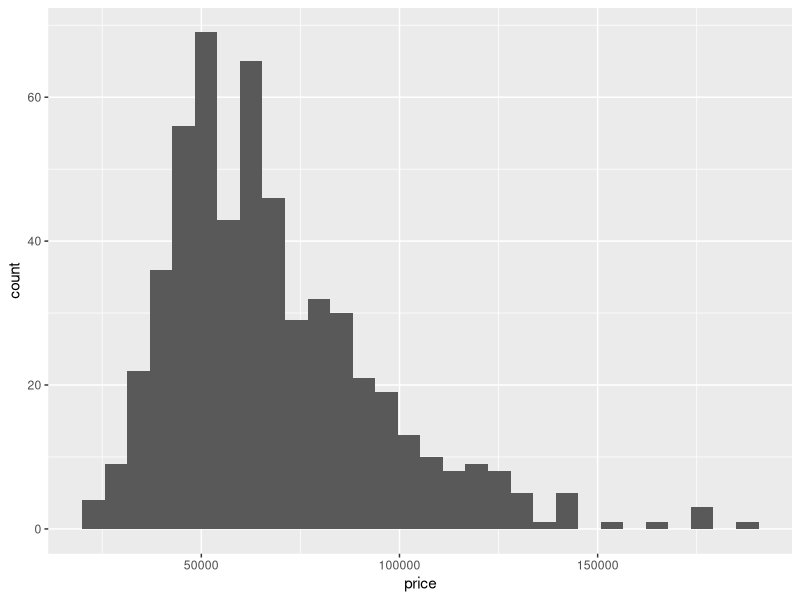
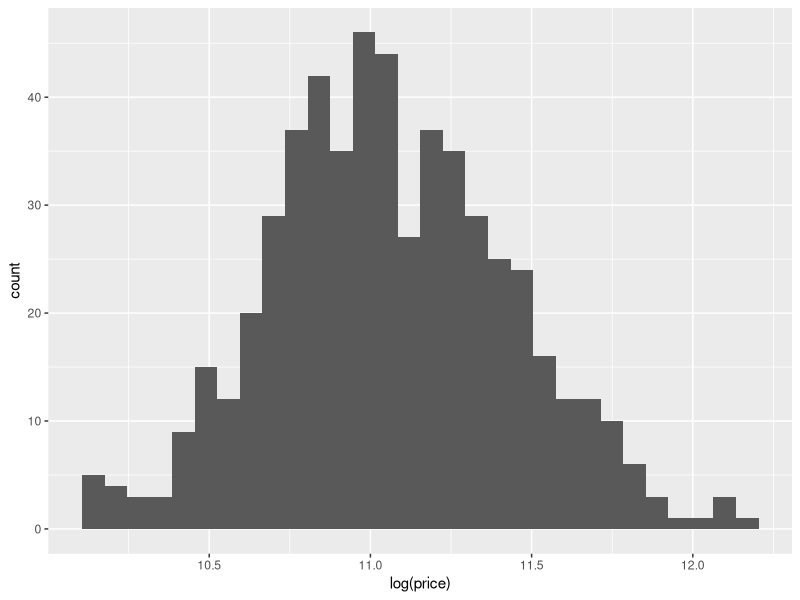
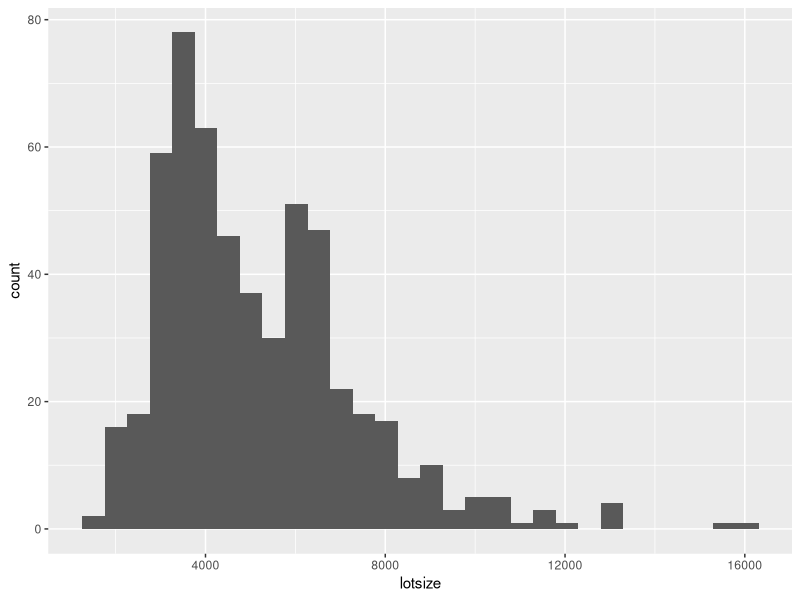
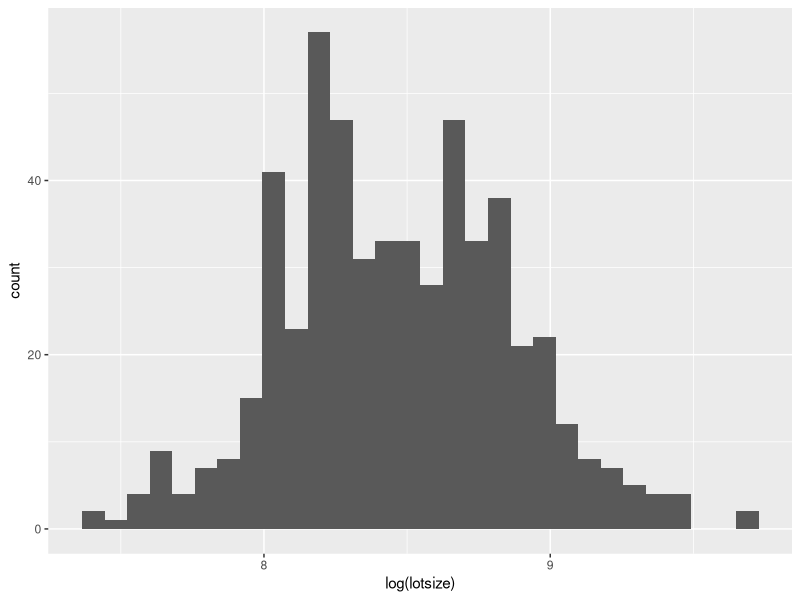
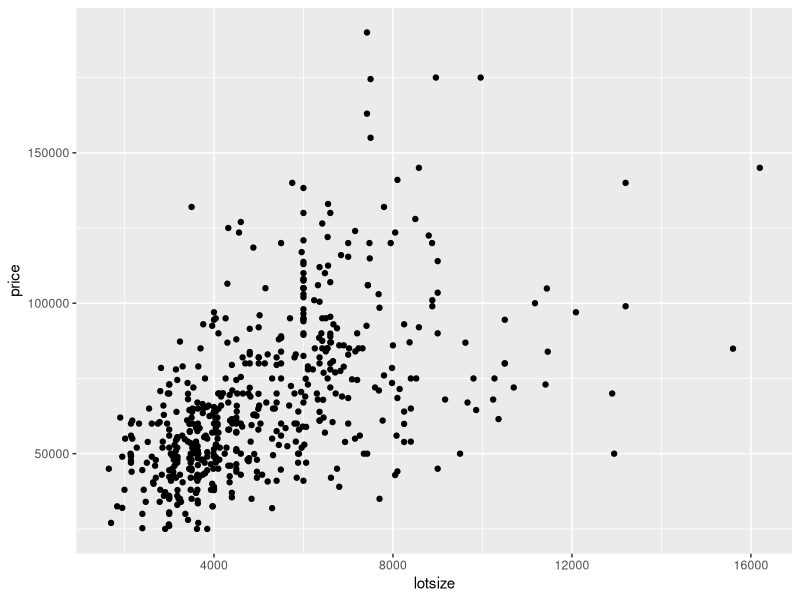
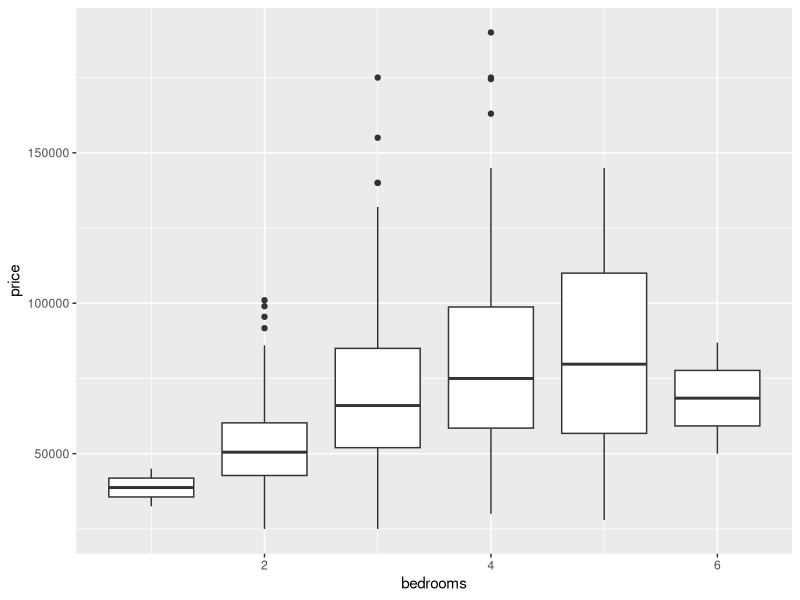
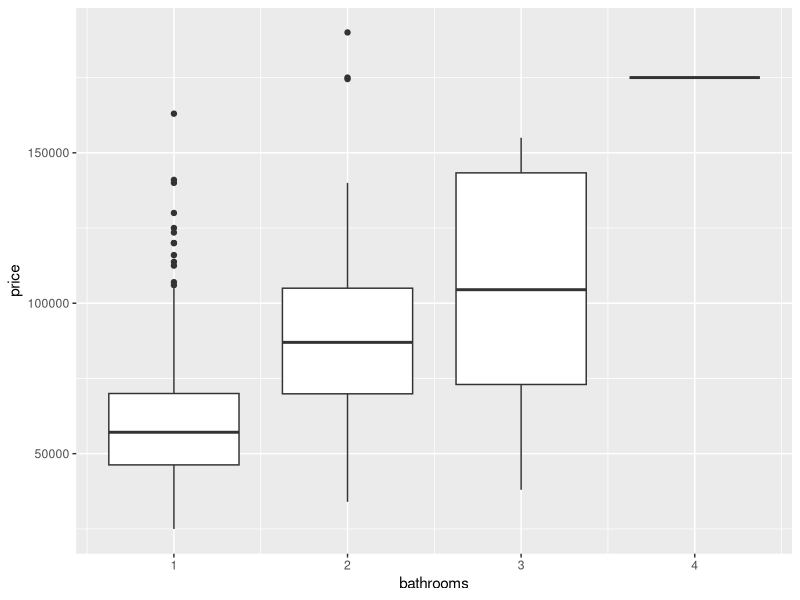
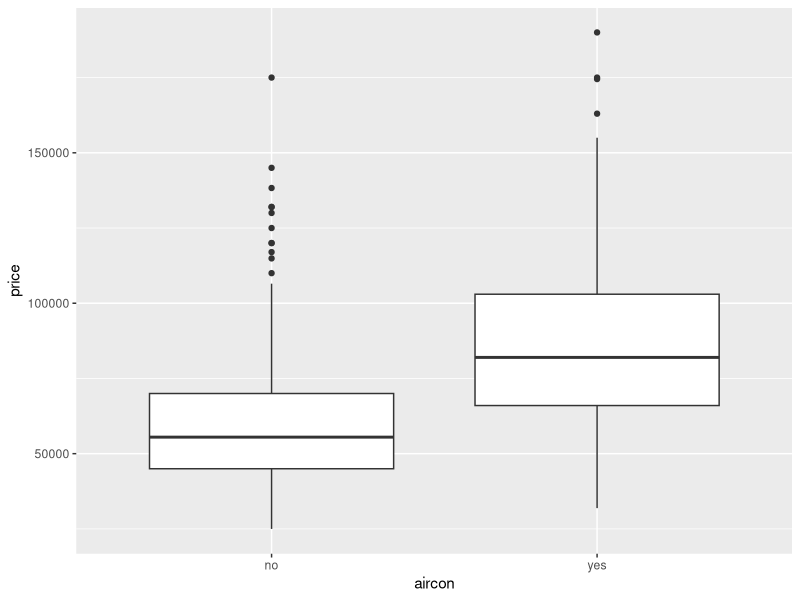

Generate these figures, in order, with R: (Note: this script raises an error after producing the figures.)
## ---- chunk 1
library(dplyr) # greatly simpifies data munging
library(ggplot2) # a good R visualization package
## ---- chunk 2
# Read in data as csv and drop variables 'X' and 'prefer'
df <- read.csv("HousePrices.csv") %>% select(-X, -prefer)

# Get the number of rows using the nrow() function
num.rows <- nrow(df) 

# Print the result to console
print(paste0('number of rows in dataset = ', num.rows))

# Output the first chuck of the dataframe to the output
head(df)

## ---- chunk 3
# Use the summary() function to summarize the columns in the dataframe
summary(df)

## ---- chunk 4
# Plot a histogram of price
ggplot(data=df, aes(x=price)) + geom_histogram()

# Plot a histogram of the log of price
ggplot(data=df, aes(x=log(price))) + geom_histogram()

# Plot the distribution of lotsize
ggplot(data=df, aes(x=lotsize)) + geom_histogram()

# Plot distrubtion of lotsize on logscale
ggplot(data=df, aes(x=log(lotsize))) + geom_histogram()

# Look at relationship between price and lotsize
ggplot(data=df, aes(x=lotsize, y=price)) + geom_point()

# Look at relationship between price and bedrooms
ggplot(data=df, aes(x=bedrooms, y=price, group=bedrooms)) + geom_boxplot()

# Look at relationship between price and bathrooms
ggplot(data=df, aes(x=bathrooms, y=price, group=bathrooms)) + geom_boxplot()

# Look at relationship between price and air conditioners
ggplot(data=df, aes(x=aircon, y=price, group=aircon)) + geom_boxplot()

# Look at relationship between price and garage
ggplot(data=df, aes(x=garage, y=price, group=garage)) + geom_boxplot()

# Look at relationship between price and stories
ggplot(data=df, aes(x=stories, y=price, group=stories)) + geom_boxplot()
## ---- chunk 5
# A word on lingo:
# Stats: I need to dummy the factor variables before I estimate the correlation matrix. 
# ML: I need to one hot encode the categorical variables before I compute the correlation matrix. 


# dplyr makes this so easy to apply data transformations in a simple flow
correlation.df <- df %>% mutate(driveway = ifelse(driveway == "yes", 1, 0)) %>% # redefine driveway variable as 1 or 0
                  mutate(recreation = ifelse(recreation == "yes", 1, 0)) %>% # redefine recreation variable as 1 or 0
                  mutate(fullbase = ifelse(fullbase == "yes", 1, 0)) %>% # redefine fullbase variable as 1 or 0
                  mutate(gasheat = ifelse(gasheat == "yes", 1, 0)) %>% # redefine gasheat variable as 1 or 0
                  mutate(aircon = ifelse(aircon == "yes", 1, 0)) %>%  # redefine aircon variable as 1 or 0
                  cor(x=., method="kendall") %>% as.data.frame() %>% round(., 2) # apply the correlation function to the result

# A note correlation methods available in cor(). method = "kendall" or "pearson"
# "kendall" is a nonparametric method for determining the correlation between two numeric variables, doesn't have to be linear
# "pearson" measures linear relationship between two numeric variables. 


# Output dataframe
correlation.df

## ---- chunk 6
# Define vector (like a list) of variables to coerce to numeric type
numeric.variables <- c('price', 'lotsize', 'bathrooms', 'bedrooms')

# Define vector of variables to coerce to factor type
factor.variables <- c('stories', 'driveway', 'recreation', 'fullbase', 'gasheat', 'aircon', 'garage')

# Make the type enforcements
for(varname in numeric.variables){
  df[[varname]] <- as.numeric(df[[varname]])
}

for(varname in factor.variables){
  df[[varname]] <- as.factor(df[[varname]])
}

# Scale lotsize to be in units of 1000 sq ft. 
df$lotsize <- df$lotsize / 1000
## ---- chunk 7
# Fit the linear model easily using the lm() function. 
lm.fit <- lm(log(price) ~ lotsize + bedrooms + bathrooms + stories + driveway + recreation + fullbase + gasheat + aircon + garage,data=df)

# Use the summary() function again, but this time on the lm() function output.
summary(lm.fit)
## ---- chunk 8
# Use resid() function to extract the residuals from the fitted model
lm.fit.residuals <- resid(lm.fit)

# Compute shapiro's test of normality using the shapiro.test() function
normality.test <- shapiro.test(lm.fit.residuals)
p.value <- normality.test$p.value # extract the test's p-value

# Create qqnorm plot of the residuals. Should be approximately straight line indicating normality.
qqnorm(lm.fit.residuals)

# Residuals should look like a normal distribution
hist(lm.fit.residuals, main=paste0("histogram of residuals, shapiro-test p-value = ", round(p.value, 4)))

# Plot the residuals vs fitted-values, we are looking for homoskedasticity
lm.fitted.values <- fitted.values(lm.fit) # fitted.values() function extracts the fitted numbers
plot(lm.fitted.values, residuals)
## ---- chunk 9
# Compute the bonferroni corrected p-values and package them into a dataframe. 
coef.summary <- coefficients(summary(lm.fit)) %>% as.data.frame() %>% rename(p_value = "Pr(>|t|)") %>% 
  mutate(p_value_bonferroni = p.adjust(p=p_value, method="bonferroni")) %>% 
  mutate(p_value = round(p_value, 4), p_value_bonferroni = round(p_value_bonferroni, 4)) %>%
  mutate(changed_significance = ifelse(p_value_bonferroni > 0.05 & p_value < 0.05, TRUE, FALSE)) %>%
  mutate(Variable = names(coefficients(lm.fit))) %>% mutate(significant = ifelse(p_value_bonferroni < 0.05, TRUE, FALSE)) %>% 
  filter(Variable != "(Intercept)")


# Display output
coef.summary

# Since we regress on log(price), we need to exp() the coefficients to interpret their effect on price. 
coef.summary <- coef.summary %>% mutate(impact = round((exp(Estimate) - 1)*100, 2))

# Visualize impacts
coef.summary %>% mutate(sig.code=ifelse(significant, "*", "")) %>%
ggplot(data=.) + geom_bar(aes(x=Variable, y=impact), stat="identity") + 
theme(axis.text.x = element_text(angle = 90)) + geom_text(aes(x=Variable, y=impact, label=sig.code))
